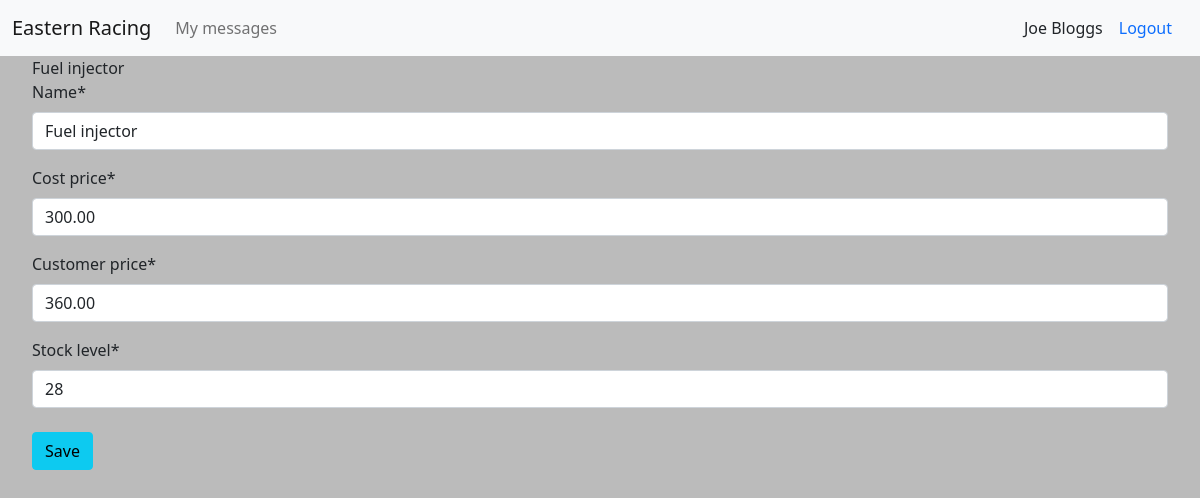
The app's page /parts/part_details/5 (signed in), older data.
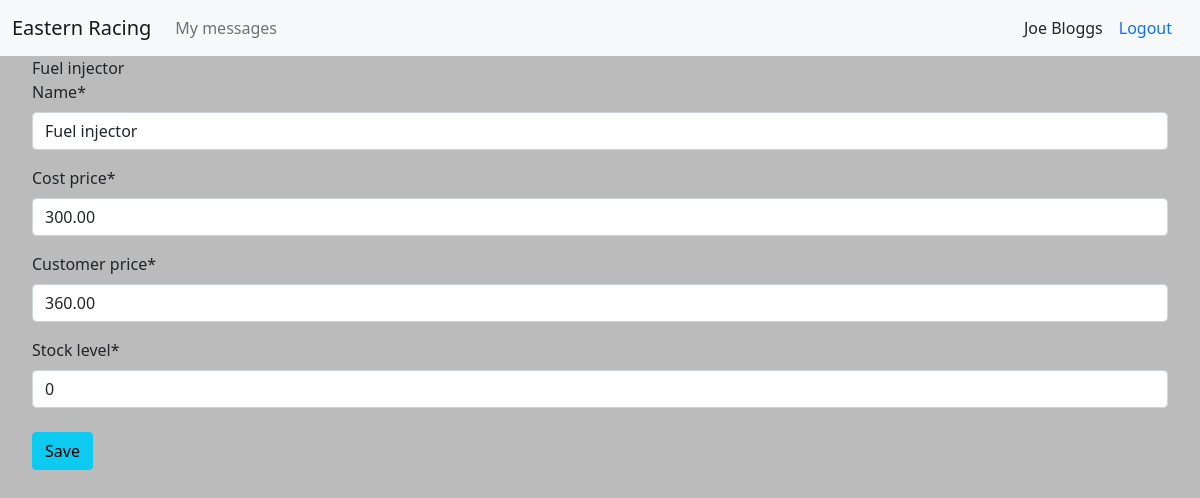
The same page, newer data.
### parts/models.py (models this page shows, shortened)
class Part(models.Model):
    name = models.CharField(max_length=200)
    cost_price = models.DecimalField(max_digits=10, decimal_places=2)
    customer_price = models.DecimalField(max_digits=10, decimal_places=2)
    stock_level = models.PositiveIntegerField()

### parts/views.py (the view)
# urls.py: path('part_details/<str:pk>', views.part_details, name='part-details'),
def part_details(request, pk):
    try:
        part = Part.objects.get(id=pk)
    except:
        return redirect('parts:parts-admin')
    part_form = PartForm(instance=part)
    context = {
        'part': part,
        'part_form': part_form,
    }
    return render(request, 'parts/part_details.html', context)

### cars/forms.py
class MessageForm(forms.ModelForm):
    class Meta:
        model = Message
        fields = ('sender', 'recipient', 'car', 'job', 'subject', 'body')
        labels = {
            'body': _('Message')
        }
        widgets = {
            'sender': forms.HiddenInput(),
            'recipient': forms.HiddenInput(),
            'car': forms.HiddenInput(),
            'job': forms.HiddenInput(),
            'body': forms.Textarea(attrs={'rows':'5'})
        }

### parts/forms.py
class PartForm(forms.ModelForm):
    class Meta:
        model = Part
        fields = ('name', 'cost_price', 'customer_price', 'stock_level')

### car_mgmt/context_processors.py (called while the page is built)
def report_form(request):
    report_form = MessageForm(initial={'sender': request.user, 'recipient': Manager.objects.get(id=1).user})
    return {'report_form': report_form}

def login_form(request):
    login_form = AuthenticationForm()
    return {'login_form': login_form}

### parts/templates/parts/part_details.html (shortened to what this page needs)
{% extends 'cars/base.html' %}
{% load crispy_forms_tags %}
{% block content %}
    {{ part.name }}
    <form action="{% url 'parts:edit-part' %}" id="edit-part-form" method="post">
          {{ part_form|crispy }}
          <button type="submit" class="btn btn-info mt-2">Save</button>
    </form>
{% endblock content %}

Row changes from the older to the newer data that the page shows:
changed Part "Fuel injector": stock_level "28" → "0"
